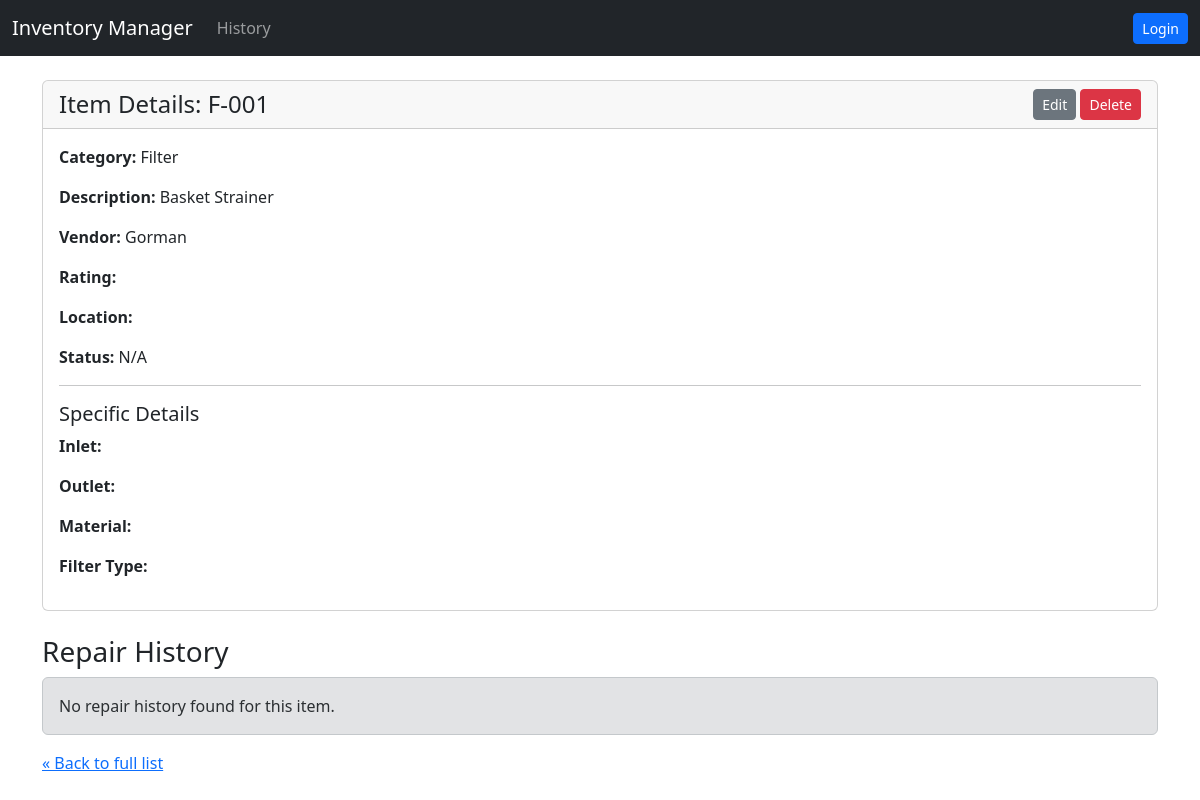
/inventory/item/10/, run on an earlier commit of the app's database.
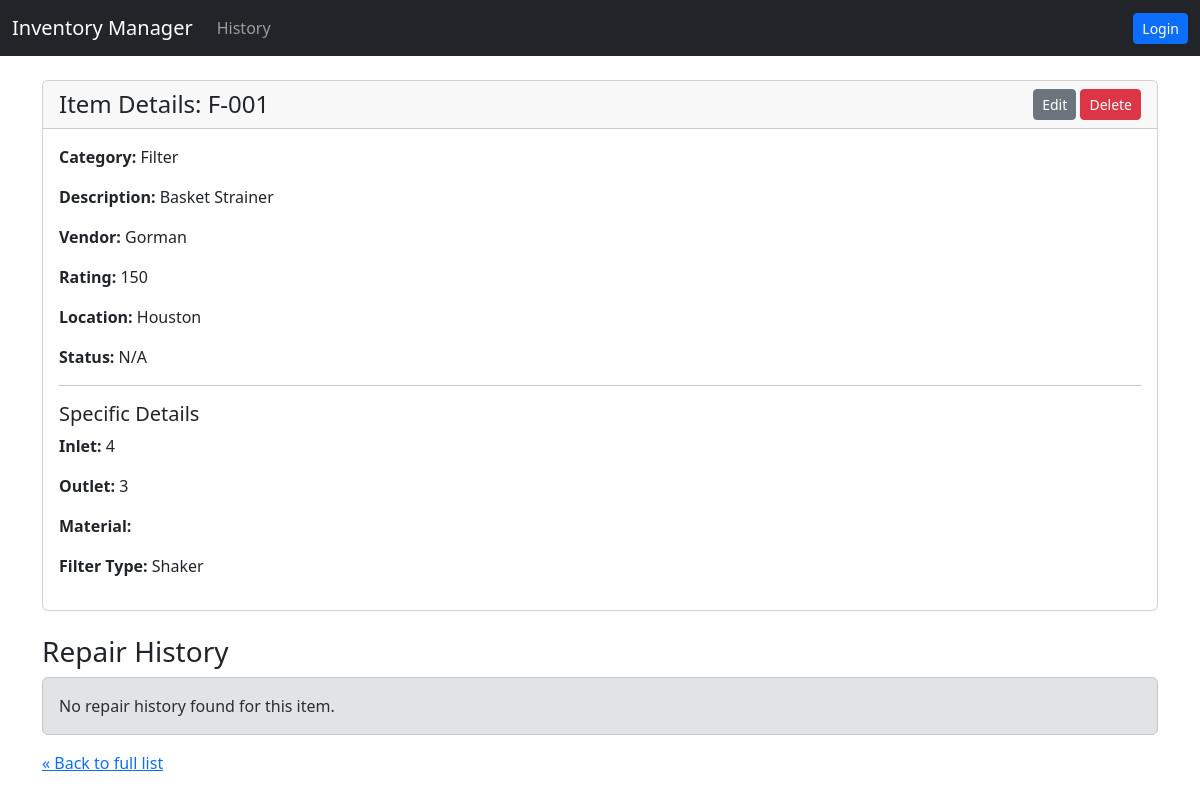
And on a later commit of the database.
### inventory/models.py (models this page shows, shortened)
class BaseItem(models.Model):
    CATEGORY_CHOICES = [
        ("Pump", "Pump"),
        ("Filter", "Filter"),
        ("Mix Tank", "Mix Tank"),
        ("Valve", "Valve"),
        ("Command Center", "Command Center"),
        ("Misc", "Misc"),
    ]
    item_id = models.CharField(max_length=100, unique=True, verbose_name="Item ID")
    category = models.CharField(max_length=50, choices=CATEGORY_CHOICES)
    description = models.TextField(blank=True)
    vendor = models.CharField(max_length=100, blank=True)
    rating = models.CharField(max_length=50, blank=True)
    location = models.CharField(max_length=100, blank=True)
    status = models.ForeignKey(Status, on_delete=models.PROTECT, null=True, blank=True)
    last_updated = models.DateTimeField(auto_now=True)
    class Meta:
        ordering = ['item_id']  # Orders items by the Item_ID

class Filter(BaseItem):
    inlet = models.CharField(max_length=50, blank=True)
    outlet = models.CharField(max_length=50, blank=True)
    moc = models.CharField(max_length=100, blank=True, verbose_name="Material of Construction")
    filter_type = models.CharField(max_length=100, blank=True, verbose_name="Filter Type")

### inventory/views.py (the view)
# urls.py: path('item/<int:pk>/', views.item_detail, name='item_detail'),
def item_detail(request, pk):
    item = get_object_or_404(BaseItem, pk=pk)
    repair_logs = item.repairs.all()
    context = {
        'item': item,
        'repair_logs': repair_logs,
    }
    return render(request, 'inventory/item_detail.html', context)

### inventory/templates/inventory/item_detail.html (shortened to what this page needs)
{% extends 'base.html' %}
{% block content %}
    <div class="card">
        <div class="card-header d-flex justify-content-between align-items-center">
            <h4 class="mb-0">Item Details: {{ item.item_id }}</h4>
            <div>
                <a href="{% url 'edit_item' item.pk %}" class="btn btn-secondary btn-sm">Edit</a>
                <a href="{% url 'delete_item' item.pk %}" class="btn btn-danger btn-sm">Delete</a>
            </div>
        </div>
        <div class="card-body">
            <p><strong>Category:</strong> {{ item.get_category_display }}</p>
            <p><strong>Description:</strong> {{ item.description }}</p>
            <p><strong>Vendor:</strong> {{ item.vendor }}</p>
            <p><strong>Rating:</strong> {{ item.rating }}</p>
            <p><strong>Location:</strong> {{ item.location }}</p>
            <p><strong>Status:</strong> {{ item.status.name|default:"N/A" }}</p>
            <hr>
            <h5>Specific Details</h5>
            {% if item.category == "Pump" %}
                <p><strong>Speed:</strong> {{ item.pump.speed }}</p>
                <p><strong>Inlet:</strong> {{ item.pump.inlet }}</p>
                <p><strong>Outlet:</strong> {{ item.pump.outlet }}</p>
                <p><strong>Material:</strong> {{ item.pump.moc }}</p>
                <p><strong>Power:</strong> {{ item.pump.power }}</p>
            {% elif item.category == "Valve" %}
                <p><strong>Material:</strong> {{ item.valve.moc }}</p>
                <p><strong>Size:</strong> {{ item.valve.size }}</p>
                <p><strong>Valve Type:</strong> {{ item.valve.valve_type }}</p>
            {% elif item.category == "Filter" %}
                <p><strong>Inlet:</strong> {{ item.filter.inlet }}</p>
                <p><strong>Outlet:</strong> {{ item.filter.outlet }}</p>
                <p><strong>Material:</strong> {{ item.filter.moc }}</p>
                <p><strong>Filter Type:</strong> {{ item.filter.filter_type }}</p>
            {% else %}
                 <p>This item has no category-specific details.</p>
            {% endif %}
        </div>
    </div>
    <h3 class="mt-4">Repair History</h3>
    {% for repair in repair_logs %}
        <div class="card mb-3">
            <div class="card-header d-flex justify-content-between align-items-center {% if repair.is_active %}bg-warning{% else %}bg-light text-muted{% endif %}">
                <span>Repair Started: {{ repair.start_date }}</span>
                <strong>{% if repair.is_active %}Status: ACTIVE{% else %}Status: Complete{% endif %}</strong>
            </div>
            <div class="card-body">
                <p><strong>Company:</strong> {{ repair.repair_company }}</p>
                <p><strong>Contact:</strong> {{ repair.contact_name }} ({{ repair.contact_number }}, {{ repair.contact_email }})</p>
                <p><strong>Description:</strong> {{ repair.description }}</p>
                <p><strong>Cost:</strong> ${{ repair.cost|default:"N/A" }}</p>
                <p><strong>Expected Return:</strong> {{ repair.expected_return_date|default:"N/A" }}</p>
                {% if repair.is_active %}
                    <hr>
                    <form action="{% url 'complete_repair' repair.pk %}" method="post"
                          onsubmit="return confirm('Are you sure you want to mark this repair as complete and return the item to the warehouse?');">
                        {% csrf_token %}
                        <button type="submit" class="btn btn-success">Mark Repair as Complete</button>
                    </form>
                {% endif %}
            </div>
        </div>
    {% empty %}
        <div class="alert alert-secondary">
            No repair history found for this item.
        </div>
    {% endfor %}
    <div class="mt-3">
        <a href="{% url 'item_list' %}">&laquo; Back to full list</a>
    </div>
{% endblock %}

What changed in the data, as far as the page shows it:
changed BaseItem "Filter": rating (not shown) → "150"; location (not shown) → "Houston"; filter.inlet (not shown) → "4"; filter.outlet (not shown) → "3"; filter.filter_type (not shown) → "Shaker"
